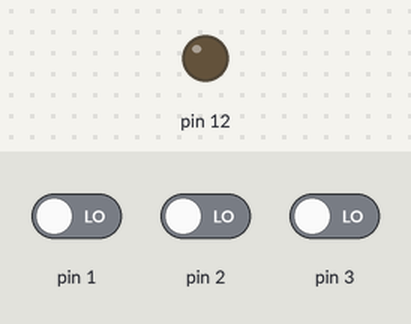
Bench run of a sketch on a simulated Arduino Uno, built with avr-gcc and run on an emulated ATmega328P. On the bench: output pins drawn as LEDs (lit = HIGH). The test bench sets the inputs (shaded band); at power-on: pin 2 LOW, pin 3 LOW, pin 1 LOW.

Above: at 1.2 s.
1.3 s: pin 2 driven HIGH
At 1.55 s:
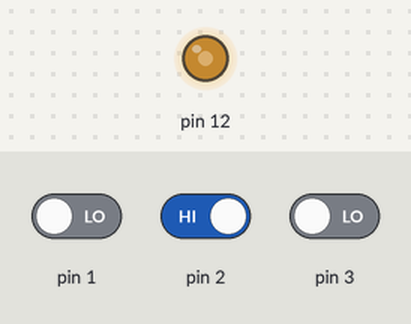
4.3 s: pin 3 driven HIGH
7.3 s: pin 1 driven HIGH
Timing chart, 0 to 16.3 s (numbered marks = the images above; inputs shaded):
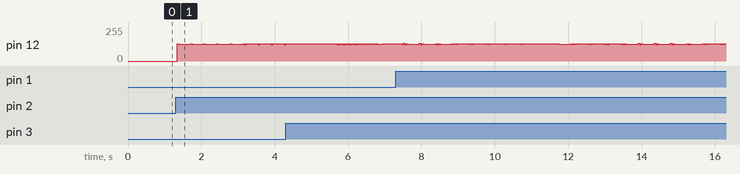

The sketch:

Song.ino
```cpp
int bs1,bs2,bs3;
const int freq1=2864;
const int freq2=2550;
const int freq3=2272;

void setup() {
  pinMode(1,INPUT);
  pinMode(2,INPUT);
  pinMode(3,INPUT);
  pinMode(12,OUTPUT);
}

void loop() {
  bs1=digitalRead(1);
  bs2=digitalRead(2);
  bs3=digitalRead(3);
  if(bs1==HIGH){
    digitalWrite(12,HIGH);
    delayMicroseconds(freq1 / 2);
    digitalWrite(12, LOW);
    delayMicroseconds(freq1 / 2);
  }
  if(bs2==HIGH){
    digitalWrite(12,HIGH);
    delayMicroseconds(freq2 / 2);
    digitalWrite(12, LOW);
    delayMicroseconds(freq2 / 2);
  }
  if(bs3==HIGH){
    digitalWrite(12,HIGH);
    delayMicroseconds(freq3 / 2);
    digitalWrite(12, LOW);
    delayMicroseconds(freq3 / 2);
  }
}
```
